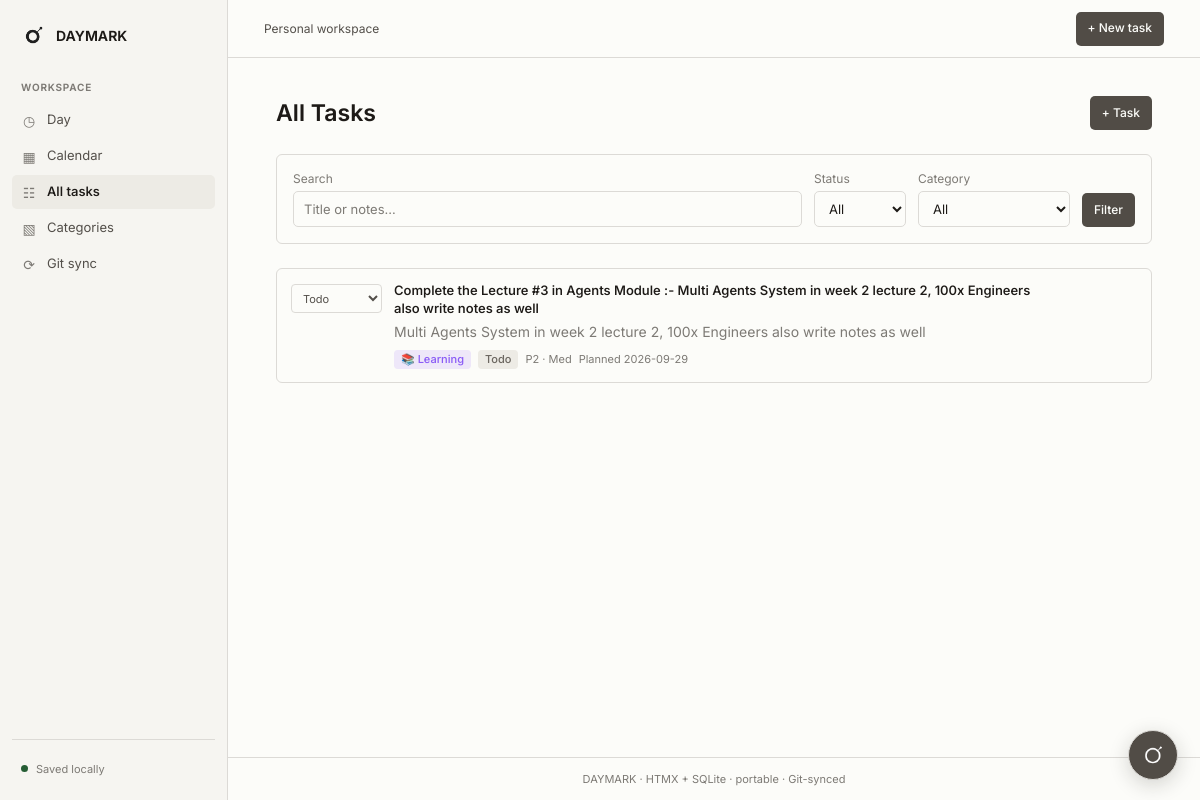
/tasks, run on an earlier commit of the app's database.
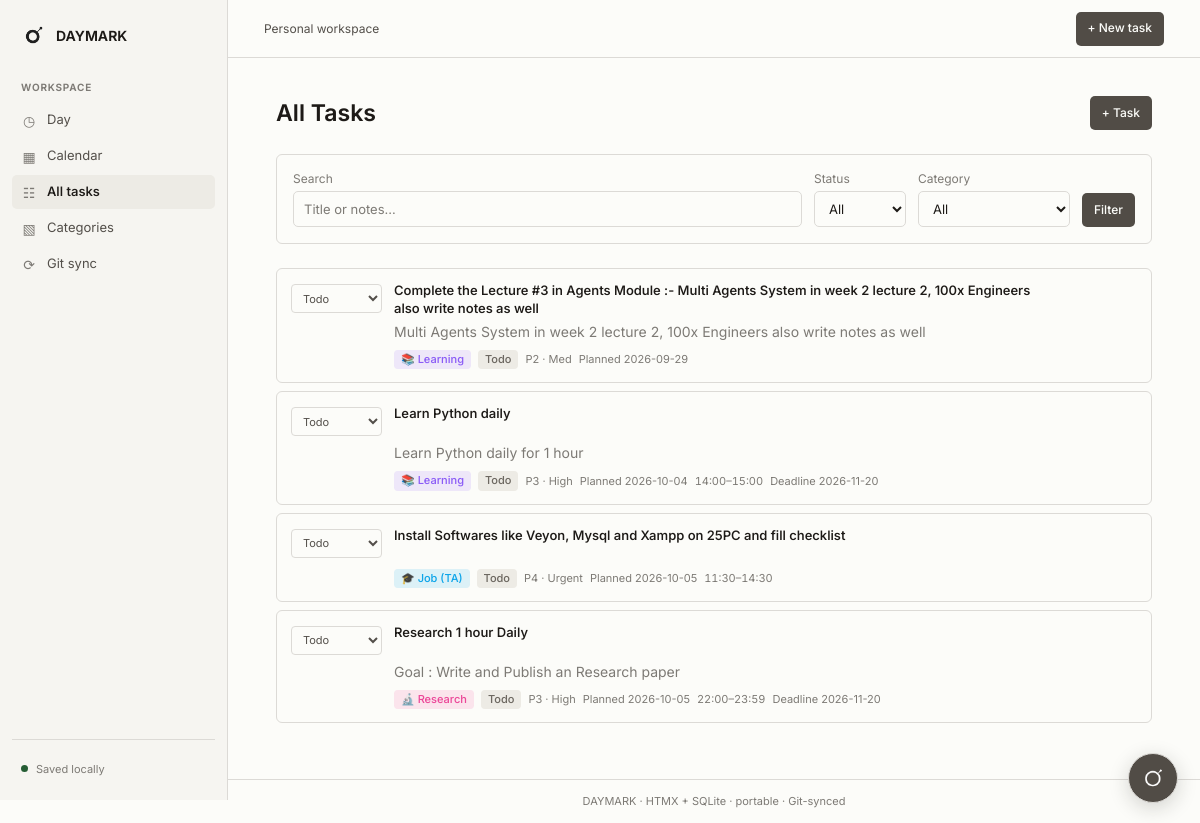
And on a later commit of the database.
### tables this page shows
CREATE TABLE tasks (
            id INTEGER PRIMARY KEY AUTOINCREMENT,
            title TEXT NOT NULL,
            description TEXT DEFAULT '',
            category_id INTEGER,
            due_date TEXT,
            status TEXT DEFAULT 'todo' CHECK(status IN ('todo', 'doing', 'done', 'blocked')),
            priority INTEGER DEFAULT 2 CHECK(priority BETWEEN 1 AND 4),
            created_at TEXT DEFAULT (datetime('now')),
            updated_at TEXT DEFAULT (datetime('now')),
            completed_at TEXT, deadline TEXT, series_id TEXT, recurrence_unit TEXT, recurrence_interval INTEGER DEFAULT 1, recurrence_count INTEGER DEFAULT 1, start_time TEXT, end_time TEXT,
            FOREIGN KEY (category_id) REFERENCES categories(id) ON DELETE SET NULL
        );

CREATE TABLE categories (
            id INTEGER PRIMARY KEY AUTOINCREMENT,
            name TEXT NOT NULL UNIQUE,
            color TEXT DEFAULT '#6366f1',
            icon TEXT DEFAULT '📁',
            sort_order INTEGER DEFAULT 0,
            created_at TEXT DEFAULT (datetime('now'))
        );

### app.py (the view)
@app.route("/tasks")
def tasks_list():
    status = request.args.get("status", "all")
    cat = request.args.get("cat", "all")
    q = request.args.get("q", "").strip()
    db = get_db()
    sql = """
        SELECT t.*, c.name as cat_name, c.color as cat_color, c.icon as cat_icon
        FROM tasks t
        LEFT JOIN categories c ON t.category_id = c.id
        WHERE 1=1
    """
    params = []
    if status != "all":
        sql += " AND t.status = ?"
        params.append(status)
    if cat != "all":
        sql += " AND t.category_id = ?"
        params.append(int(cat))
    if q:
        sql += " AND (t.title LIKE ? OR t.description LIKE ?)"
        params.extend([f"%{q}%", f"%{q}%"])
    sql += """ ORDER BY t.due_date IS NULL, t.due_date, t.start_time IS NULL,
               t.start_time, CASE t.status WHEN 'doing' THEN 0 WHEN 'todo' THEN 1
               WHEN 'blocked' THEN 2 ELSE 3 END, t.priority DESC, t.created_at DESC"""
    tasks = db.execute(sql, params).fetchall()
    categories = db.execute(
        "SELECT * FROM categories ORDER BY sort_order, name"
    ).fetchall()
    return render_template(
        "tasks.html",
        tasks=tasks,
        categories=categories,
        current_status=status,
        current_cat=cat,
        q=q,
        status_badge=status_badge,
        priority_label=priority_label,
    )

### app.py (called while the page is built)
def get_db():
    if "db" not in g:
        DATA_DIR.mkdir(exist_ok=True)
        g.db = sqlite3.connect(DB_PATH)
        g.db.row_factory = sqlite3.Row
        g.db.execute("PRAGMA foreign_keys = ON")
        g.db.execute(
            "ATTACH DATABASE ? AS agent_memory",
            (str(DATA_DIR / "assistant_memory.db"),),
        )
        g.db.execute("""
            CREATE TABLE IF NOT EXISTS agent_memory.assistant_memories (
                id INTEGER PRIMARY KEY AUTOINCREMENT,
                content TEXT NOT NULL UNIQUE,
                created_at TEXT NOT NULL DEFAULT (datetime('now')),
                updated_at TEXT NOT NULL DEFAULT (datetime('now'))
            )
        """)
    return g.db

def status_badge(status):
    map_ = {
        "todo": ("bg-slate-100 text-slate-700", "Todo"),
        "doing": ("bg-amber-100 text-amber-800", "Doing"),
        "done": ("bg-emerald-100 text-emerald-800", "Done"),
        "blocked": ("bg-rose-100 text-rose-800", "Blocked"),
    }
    return map_.get(status, map_["todo"])

def priority_label(p):
    return {1: "Low", 2: "Med", 3: "High", 4: "Urgent"}.get(p, "Med")

@app.before_request
def ensure_db():
    init_db()

### templates/tasks.html (shortened to what this page needs)
{% extends "base.html" %}
{% block content %}
<div class="flex flex-col sm:flex-row sm:items-center justify-between gap-4 mb-6">
  <h1 class="page-heading">All Tasks</h1>
  <a href="{{ url_for('task_new') }}" class="btn btn-primary">+ Task</a>
</div>
<form method="get" class="card p-4 mb-6 flex flex-wrap gap-3 items-end">
  <div class="flex-1 min-w-[140px] search-field">
    <label class="block text-xs text-muted mb-1">Search</label>
    <input type="text" name="q" value="{{ q }}" placeholder="Title or notes…" class="input">
  </div>
  <div>
    <label class="block text-xs text-muted mb-1">Status</label>
    <select name="status" class="input w-auto">
      <option value="all" {% if current_status=='all' %}selected{% endif %}>All</option>
    </select>
  </div>
  <div>
    <label class="block text-xs text-muted mb-1">Category</label>
    <select name="cat" class="input w-auto">
      <option value="all" {% if current_cat=='all' %}selected{% endif %}>All</option>
    </select>
  </div>
  <button type="submit" class="btn btn-primary">Filter</button>
</form>
{% if tasks %}
  <div class="space-y-2">
    {% for task in tasks %}
      {% include "partials/task_card.html" %}
    {% endfor %}
  </div>
{% else %}
  <div class="empty-state text-muted">
    No tasks match your filters.
  </div>
{% endif %}
{% endblock %}

### templates/partials/task_card.html (shortened to what this page needs)
<div id="task-{{ task.id }}"
    class="card task-card flex items-start group">
  <form hx-post="{{ url_for('task_status', tid=task.id) }}"
        hx-target="#task-{{ task.id }}"
        hx-swap="outerHTML"
        class="shrink-0 mt-0.5">
    <select name="status" onchange="this.form.requestSubmit()"
            class="status-select" aria-label="Status for {{ task.title }}">
      <option value="todo" {% if task.status=='todo' %}selected{% endif %}>Todo</option>
    </select>
  </form>
  <div class="flex-1 min-w-0">
    <div class="flex items-start justify-between gap-2">
      <a href="{{ url_for('task_edit', tid=task.id) }}"
         class="task-title leading-snug {% if task.status=='done' %}is-done line-through{% endif %}">
        {{ task.title }}
      </a>
    </div>
    {% if task.description %}
      <p class="text-sm text-muted mt-1 line-clamp-2">{{ task.description }}</p>
    {% endif %}
    <div class="task-meta">
      {% if task.cat_name %}
        <span class="badge" style="background: {{ task.cat_color }}22; color: {{ task.cat_color }}">
          {{ task.cat_icon }} {{ task.cat_name }}
        </span>
      {% endif %}
      {% set badge_cls, badge_label = status_badge(task.status) %}
      <span class="badge {{ badge_cls }}">{{ badge_label }}</span>
      <span class="text-muted">P{{ task.priority }} · {{ priority_label(task.priority) }}</span>
      {% if task.due_date %}
        <span class="text-muted">Planned {{ task.due_date }}</span>
      {% endif %}
      {% if task.start_time and task.end_time %}
        <span class="text-muted task-slot">{{ task.start_time }}–{{ task.end_time }}</span>
      {% endif %}
      {% if task.deadline %}<span class="text-muted">Deadline {{ task.deadline }}</span>{% endif %}
    </div>
  </div>
</div>

What changed in the data, as far as the page shows it:
added tasks: status "Todo", title "Learn Python daily", description "Learn Python daily for 1 hour", cat_icon "📚", cat_name "Learning", priority "3", priority "High", due_date "2026-10-04", start_time "14:00", end_time "15:00", deadline "2026-11-20"
added tasks: status "Todo", title "Install Softwares like Veyon, Mysql and Xampp on 25PC and fill checklist", cat_icon "🎓", cat_name "Job (TA)", priority "4", priority "Urgent", due_date "2026-10-05", start_time "11:30", end_time "14:30"
added tasks: status "Todo", title "Research 1 hour Daily", description "Goal : Write and Publish an Research paper", cat_icon "🔬", cat_name "Research", priority "3", priority "High", due_date "2026-10-05", start_time "22:00", end_time "23:59", deadline "2026-11-20"
